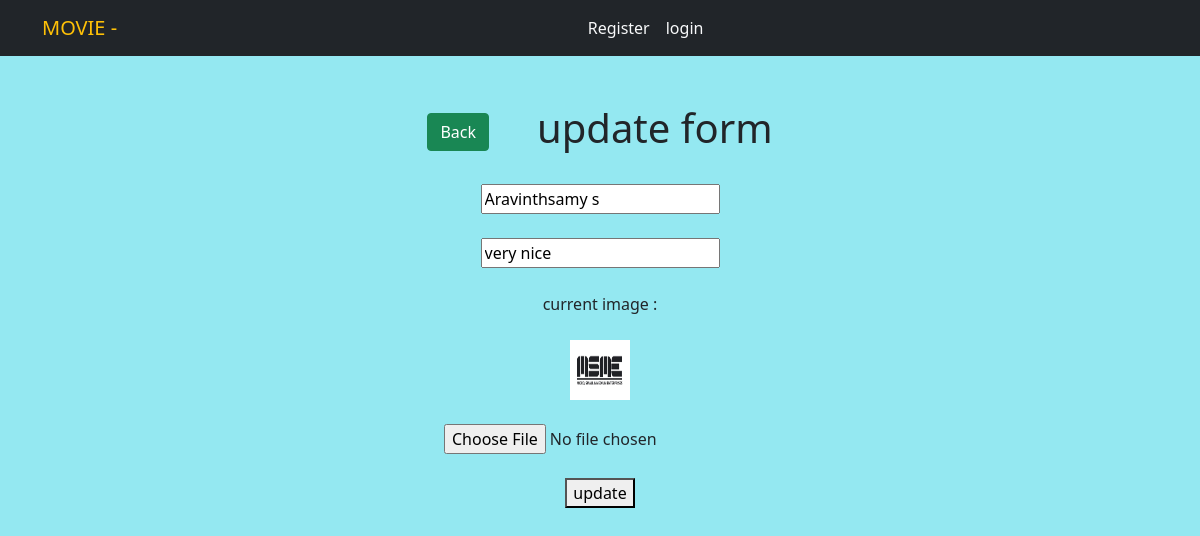
Screenshot of /update/2 with the database file from the repository.
### myapp/models.py (models this page shows, shortened)
class movie(models.Model):
    name =models.CharField(max_length=50)
    desc =models.TextField()
    img =models.ImageField()

### myapp/views.py (the view, shortened to what this page needs)
# urls.py: path('update/<int:id>',views.update_id,name='update'),
def update_id(request,id):
    update_item = movie.objects.get(id=id)
    y={
        'data':update_item
    }
    return render(request, 'update.html',y)

### templates/update.html (shortened to what this page needs)
 {% extends 'master.html' %}
{% block body %}
  <div>
<center>
  <br> <br>
  <h1> <a class="btn btn-success me-5" href="{% url 'result' %}">   Back</a>update form</h1> <br>
    <form action="{% url 'update' data.id %}" method="post" enctype="multipart/form-data">
      <input type="text" name="name" placeholder="name" value="{{ data.name }}"> <br> <br>
      <input type="text" name="desc"  placeholder="Description" value="{{ data.desc }}"><br> <br>
      current image : <br> <br>
      <img width="60px" height="60px" src="{{ data.img.url }}" alt=""> <br> <br>
      <input type="file" name="img"> <br> <br>
      <button type="submit">update</button>
 <br> <br>
    </form>
</center>
  </div>
  {% endblock %}

### static/index.css (style rules this page uses)
body { background-color: rgb(148, 232, 241); }

### rows the page displays
movie: name "Aravinthsamy s", desc "very nice", img (picture)
